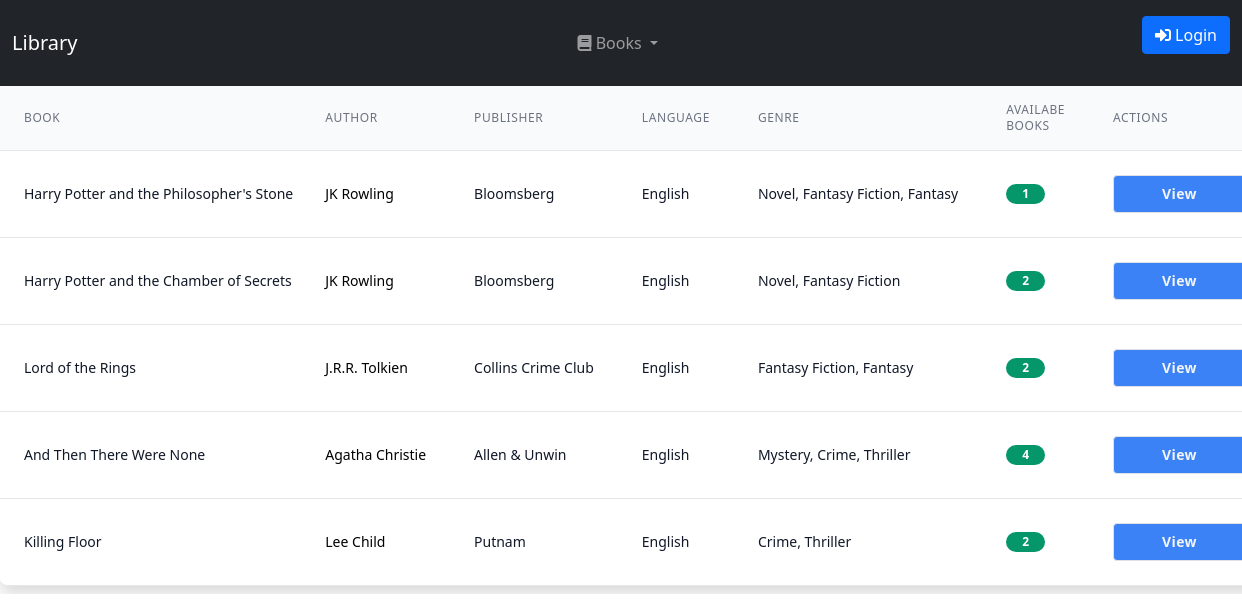
The page /allbooks/ on the database its author committed.
### library/models.py (models this page shows, shortened)
class Book(models.Model):
    title = models.CharField(max_length=200)
    author = models.ForeignKey('Author', on_delete=models.SET_NULL, null=True)
    summary = models.TextField(max_length=1000)
    isbn = models.CharField('ISBN', max_length=13, unique=True)
    genre = models.ManyToManyField(Genre)
    language = models.ForeignKey('Language', on_delete=models.SET_NULL, null=True)
    def display_genre(self):
        return ', '.join(genre.name for genre in self.genre.all())
    def num_books(self):
        return BookIndividual.objects.filter(book=self, status='a').count()

class Author(models.Model):
    name = models.CharField(max_length=100)
    publisher = models.ForeignKey('PublishingHouse', on_delete=models.SET_NULL, null=True, blank=True)
    GEN = (('n',''),('m','Male'),('f','Female'),('o','Other'))
    gender = models.CharField(max_length=15, choices=GEN, default='n', blank=True)
    bio = models.CharField(max_length=1000, default=' ')
    nationality= models.CharField(max_length=50, default=' ')

class PublishingHouse(models.Model):
    name = models.CharField(max_length=100)

class Language(models.Model):
    name = models.CharField(max_length=100)

class Genre(models.Model):
	name = models.CharField(max_length=100)

### library/views.py (the view)
# urls.py: path('allbooks/', all_books_view, name='allbooks'),
def all_books_view(request):
	if request.user.is_staff:
		return redirect('/staff')
	books=Book.objects.all()
	bc = books.count()
	return render(request, "allbooks.html", locals())

### library/templates/allbooks.html (shortened to what this page needs)
<html>
	<head>
    	{% include 'csscdn.html' %}
	</head>
	<body>
	{% include 'navbar.html' %}
	<div class="flex flex-col">
	  <div class="-my-2 overflow-x-auto sm:-mx-6 lg:-mx-8">
	    <div class="py-2 align-middle inline-block min-w-full sm:px-6 lg:px-8">
	      <div class="shadow overflow-hidden border-b border-gray-200 sm:rounded-lg">
	        <table class="min-w-full divide-y divide-gray-200">
	          <thead class="bg-gray-50">
	            <tr>
	              <th scope="col" class="px-6 py-3 text-left text-xs font-medium text-gray-500 uppercase tracking-wider">
	                Book
	              </th>
	              <th scope="col" class="px-6 py-3 text-left text-xs font-medium text-gray-500 uppercase tracking-wider">
	                Author
	              </th>
	              <th scope="col" class="px-6 py-3 text-left text-xs font-medium text-gray-500 uppercase tracking-wider">
	                Publisher
	              </th>
	              <th scope="col" class="px-6 py-3 text-left text-xs font-medium text-gray-500 uppercase tracking-wider">
	              Language
	              </th>
	              <th scope="col" class="px-6 py-3 text-left text-xs font-medium text-gray-500 uppercase tracking-wider">
	               Genre
	              </th>
	              <th scope="col" class="px-6 py-3 text-left text-xs font-medium text-gray-500 uppercase tracking-wider">
	               Availabe Books
	              </th>
	              <th scope="col" class="px-6 py-3 text-left text-xs font-medium text-gray-500 uppercase tracking-wider">
	               Actions
	              </th>
	            </tr>
	          </thead>
	    {% if books %}
	  	{% for b in books  %}
	          <tbody class="bg-white divide-y divide-gray-200">
	            <tr>
	              <td class="px-2 py-4 whitespace-nowrap">
	                <div class="flex items-start">
	                  <div class="ml-4">
	                    <div class="text-sm font-medium text-gray-900">
	                      {{ b.title }}
	                    </div>
	                  </div>
	                </div>
	              </td>
	              <td class="px-6 py-4 whitespace-nowrap">
	                <div class="text-sm font-medium text-gray-900"><a href="{% url 'author' pk=b.author.id %}">{{b.author.name}}</a></div>
	              </td>
	              <td class="px-6 py-4 font-medium whitespace-nowrap text-sm text-gray-900">
	                {{ b.author.publisher.name }}
	              </td>
	              <td class="px-6 py-4 font-medium whitespace-nowrap text-sm text-gray-900">
	                {{ b.language.name }}
	              </td>
	              <td class="px-6 py-4 font-medium whitespace-nowrap text-sm text-gray-900">
	                {{ b.display_genre }}
	              </td>
	              <td class="px-6 py-4 whitespace-nowrap">
	                <span class="px-3 inline-flex text-xs leading-5 text-center font-semibold rounded-full bg-green-600 text-white">
	                  {{ b.num_books }}
	                </span>
	              </td>
	              <td class="px-6 py-4  whitespace-nowrap text-sm font-medium text-red-600 hover:text-red-900">
	                <a href="{% url 'book' pk=b.id %}"><button class="component border border-transparent rounded font-bold tracking-wide text-sm px-5 py-2 focus:outline-none focus:shadow-outline bg-blue-500 text-gray-100 hover:bg-green-600 hover:text-white">View</button></a>
	              </td>
	            </tr>
	        {% endfor %}
	    {% else %}
				<p class="fs-5 text-danger text-center fw-bold">No Books Found....</p>
		{% endif %}
	          </tbody>
	        </table>
	      </div>
	    </div>
	  </div>
	</div>
	</body>
</html>

### library/templates/allbooks.html (style rules this page uses)
a { color: black; text-decoration: none; }

### rows shown on the page
Book: title "Harry Potter and the Philosopher's Stone", author.name "JK Rowling", author.publisher.name "Bloomsberg", language.name "English", display_genre "Novel, Fantasy Fiction, Fantasy", num_books "1"
Book: title "Harry Potter and the Chamber of Secrets", author.name "JK Rowling", author.publisher.name "Bloomsberg", language.name "English", display_genre "Novel, Fantasy Fiction", num_books "2"
Book: title "Lord of the Rings", author.name "J.R.R. Tolkien", author.publisher.name "Collins Crime Club", language.name "English", display_genre "Fantasy Fiction, Fantasy", num_books "2"
Book: title "And Then There Were None", author.name "Agatha Christie", author.publisher.name "Allen & Unwin", language.name "English", display_genre "Mystery, Crime, Thriller", num_books "4"
Book: title "Killing Floor", author.name "Lee Child", author.publisher.name "Putnam", language.name "English", display_genre "Crime, Thriller", num_books "2"
